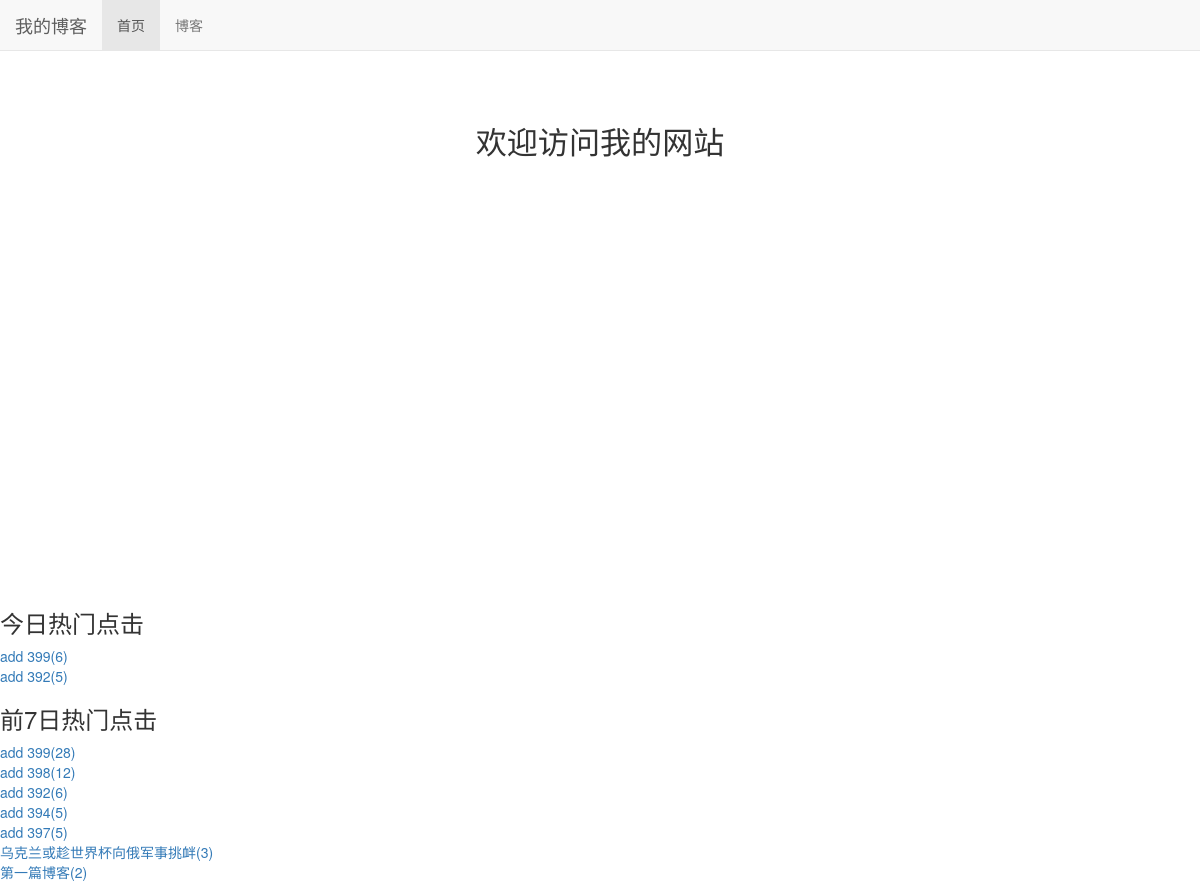
The page / on the database its author committed.
### read_statistics/models.py (models this page shows)
class ReadDetail(models.Model):
    date = models.DateField(default=timezone.now)
    read_num = models.IntegerField(default = 0)
    content_type = models.ForeignKey(ContentType, on_delete=models.DO_NOTHING)
    object_id = models.PositiveIntegerField()
    content_object = GenericForeignKey('content_type', 'object_id')

### blog/models.py (models this page shows, shortened)
class Blog(models.Model, ReadNumExpandMethod):
    title = models.CharField(max_length=50)
    blog_type = models.ForeignKey(BlogType, on_delete=models.DO_NOTHING)
    content = RichTextUploadingField()
    author = models.ForeignKey(User, on_delete=models.DO_NOTHING)
    read_details = GenericRelation(ReadDetail)
    created_time = models.DateTimeField(auto_now_add=True)
    last_updated_time = models.DateTimeField(auto_now=True)
    class Meta:
        ordering = ['-created_time']

### mysite/views.py (the view)
# urls.py: 2. Add a URL to urlpatterns:  path('', views.home, name='home')
def home(request):
    context = {}
    ct = ContentType.objects.get_for_model(Blog)
    read_count_list, dates = get_seven_days_read_data(ct)
    today_hot_data = get_today_hot_data(ct)
    seven_day_hotdata = cache.get('seven_day_hotdata')
    if seven_day_hotdata is None:
        seven_day_hotdata = get_seven_day_hotdata()
        cache.set('seven_day_hotdata', get_seven_day_hotdata, 10)
        print('calc')
    else:
        print('use cache')
    context['read_nums'] = read_count_list
    context['dates'] = dates
    context['today_hot_data'] = today_hot_data
    context['seven_day_hotdata'] = seven_day_hotdata
    return render(request, 'home.html', context)

### mysite/views.py (called while the page is built)
def get_seven_day_hotdata():
    today = timezone.now().date()
    date = today -  datetime.timedelta(days=7)
    blogs = Blog.objects.filter(read_details__date__lt=today, read_details__date__gte=date) \
                        .values('id','title') \
                        .annotate(read_num_sum=Sum('read_details__read_num')) \
                        .order_by('-read_num_sum')
    return blogs[:7]

### read_statistics/utils.py (called while the page is built)
def get_seven_days_read_data(content_type):
    today = timezone.now().date()
    dates = []
    read_count_list = []
    for i in range(6, -1 , -1):
        date = today - datetime.timedelta(days=i)
        dates.append(date.strftime('%m/%d'))
        read_detail = ReadDetail.objects.filter(content_type=content_type, date=date)
        read_count = read_detail.aggregate(read_count=Sum('read_num'))
        read_count_list.append(read_count['read_count'] or 0)
    return read_count_list, dates

def get_today_hot_data(content_type):
    date = timezone.now().date()
    today_hot_data = ReadDetail.objects.filter(content_type=content_type, date=date).order_by('-read_num')
    return today_hot_data[:7]

### templates/home.html (shortened to what this page needs)
{% extends 'base.html' %}
{% load staticfiles %}
{% block header %}
<link rel="stylesheet" type="text/css" href="{% static 'css/home.css' %}">
{% endblock %}
{% block nav_home_active %}active{% endblock %}
{% block content %}
    <h3 class="home-content">欢迎访问我的网站</h3>
    <div id="container" style="width: 600px;height:400px;"></div>
    <h3>今日热门点击</h3>
    <ul>
        {% for hot_data in today_hot_data %}
            <li><a href="{% url 'blog_detail' hot_data.object_id %}">{{ hot_data.content_object.title }}({{ hot_data.read_num }})</a></li>
        {% empty %}
            <li>暂无热门博客</li>
        {% endfor %}
    </ul>
    <h3>前7日热门点击</h3>
    <ul>
        {% for hot_data in seven_day_hotdata %}
            <li><a href="{% url 'blog_detail' hot_data.id %}">{{ hot_data.title }}({{ hot_data.read_num_sum }})</a></li>
        {% empty %}
            <li>暂无热门博客</li>
        {% endfor %}
    </ul>
{% endblock %}

### static/css/base.css (style rules this page uses)
* { margin: 0; padding: 0; }
body { margin-top: 70px!important; }

### static/css/home.css (style rules this page uses)
.home-content { font-size: 222%; text-align: center; margin-top: 4em; margin-bottom: 1em; }
div#container { margin: 0 auto; height: 20em; min-width: 30em; max-width: 40em; }

### rows shown on the page
ReadDetail: content_object "add 399", read_num "6"
ReadDetail: content_object "add 392", read_num "5"

### other values the page prints
{{ hot_data.title }} "add 399" "add 398" "add 392" "add 394" "add 397" "乌克兰或趁世界杯向俄军事挑衅" "第一篇博客"
{{ hot_data.read_num_sum }} "28" "12" "6" "5" "5" "3" "2"
